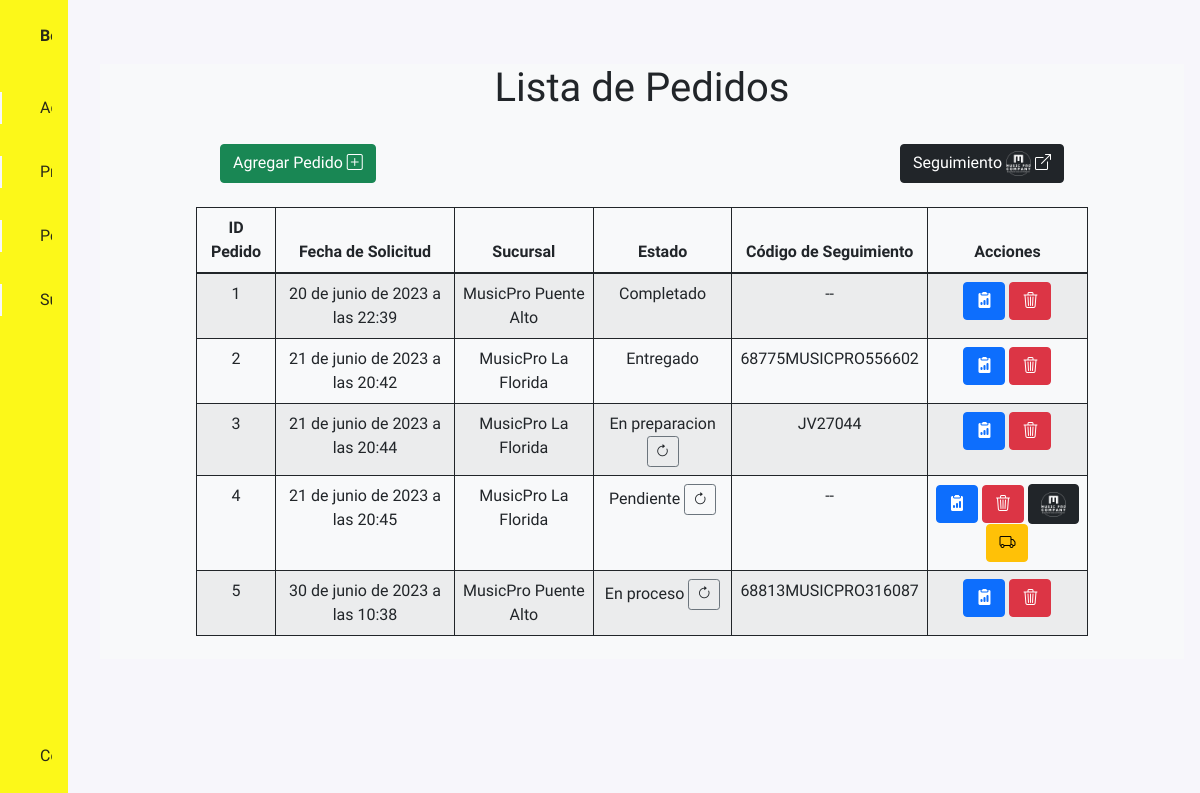
/bodega/pedidos/ (signed in), run on an earlier commit of the app's database.
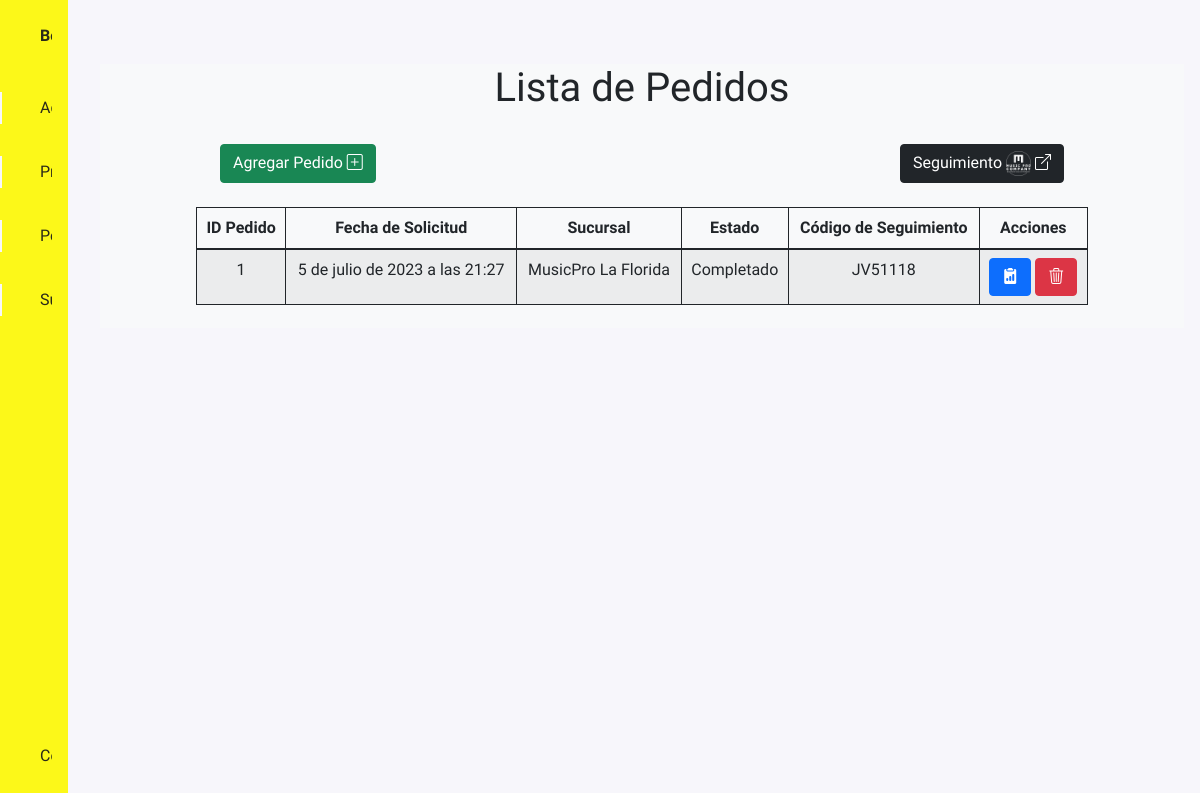
And on a later commit of the database.
### bodega/models.py (models this page shows, shortened)
class Pedido(models.Model):
    pend = "Pendiente"
    envi = "En reparto"
    compl = "Completado"
    id_pedido = models.PositiveIntegerField(primary_key=True, unique=True)
    fecha_pedido = models.DateTimeField(verbose_name='Fecha del Pedido', auto_now_add=True)
    sucursal = models.ForeignKey(Sucursal, on_delete= models.CASCADE, null=False)
    productos = models.ManyToManyField(Producto, through='DetallePedido')
    estado = models.CharField(max_length=10, verbose_name='Estado', default=pend, null=False)
    codigo_seguimiento = models.CharField(max_length=16, verbose_name="Código de Seguimiento", default=pend)
    total = models.DecimalField(max_digits=14, decimal_places=2, default=0, verbose_name='Total del Pedido')
    class Meta:
        verbose_name='pedido'
        verbose_name_plural='pedidos'
        ordering=['id_pedido']

class Sucursal(models.Model):
    id_sucursal = models.PositiveIntegerField(primary_key=True, verbose_name='ID Sucursal', unique=True)
    nombre = models.CharField(verbose_name='Nombre', null=False, max_length=150)
    direccion = models.CharField(verbose_name='Dirección', null=False, max_length=120)
    correo = models.EmailField(verbose_name='Correo', default="quetransitamen@gmail.com")
    token = models.CharField(verbose_name="Token", max_length=12, unique=True, default='secret')
    class Meta:
        verbose_name='sucursal'
        verbose_name_plural='sucursales'
        ordering=['id_sucursal']
    def __str__(self):
        return self.nombre

### bodega/views.py (the view)
# urls.py: path('bodega/pedidos/', pedidos_list, name="pedidos_list"),
@login_required
def pedidos_list(request):
    context = {'pedidos' : Pedido.objects.all()}
    return render(request, 'core/pedido/pedidos.html', context)

### bodega/templates/core/pedido/pedidos.html (shortened to what this page needs)
{% extends 'core/base.html' %}
{% load static %}
{% block content %}
<div class="container">
    <div class="row text-center my-4 mx-5">
        <h1>Lista de Pedidos</h1>
        <div class="col-lg-12 pedido">
            <div class="">
                <div class="d-flex justify-content-between my-4 mx-5">
                    <a href="{% url 'pedidos_new' %}" class="btn btn-success">
                        Agregar Pedido <i class="bi bi-plus-square"></i>
                    </a>
                    <a href="https://musicpro.bemtorres.win/transporte" target="_blank" class="btn btn-dark">
                        Seguimiento <img src="{% static 'core/img/musicpro.png' %}" alt="MusicPro"
                            style="height: 25px; width: 25px;"> <i class="bi bi-box-arrow-up-right"></i>
                    </a>
                </div>
            </div>
            <div class="container-fluid table-wrapper">
                <table id="table" class="table table-hover table-bordered border-dark table-striped">
                    <thead>
                        <tr>
                            <th scope="col" class="fw-bold">ID Pedido</th>
                            <th scope="col" class="fw-bold">Fecha de Solicitud</th>
                            <th scope="col" class="fw-bold">Sucursal</th>
                            <th scope="col" class="fw-bold">Estado</th>
                            <th scope="col" class="fw-bold">Código de Seguimiento</th>
                            <th scope="col" class="fw-bold">Acciones</th>
                        </tr>
                    </thead>
                    <tbody>
                        {% for p in pedidos %}
                        <tr>
                            <td>{{p.id_pedido}}</td>
                            <td>{{p.fecha_pedido}}</td>
                            <td>{{p.sucursal}}</td>
                            <td>
                                {{p.estado}}
                                {% if "Completado" not in p.estado and "Entregado" not in p.estado %}
                                <a id="btnActualizar" class="btn btn-outline-secondary btn-sm"
                                    href="/bodega/pedidos/{{p.id_pedido}}/actualizar" data-bs-toggle="tooltip"
                                    data-bs-title="Actualizar estado">
                                    <i class="bi bi-arrow-clockwise text-dark"></i>
                                </a>
                                {% endif %}
                            </td>
                            <td>
                                {% if p.codigo_seguimiento is None %}
                                <p>--</p>
                                {% else %}
                                {{p.codigo_seguimiento}}
                                {% endif %}
                            </td>
                            <td>
                                <a class="btn btn-primary" href="/bodega/pedidos/{{p.id_pedido}}"
                                    data-bs-toggle="tooltip" data-bs-title="Detalles del pedido">
                                    <i class="bi bi-clipboard2-data-fill"></i>
                                </a>
                                <a class="btn btn-danger" href="/bodega/pedidos/{{p.id_pedido}}/delete"
                                    data-bs-toggle="tooltip" data-bs-title="Eliminar pedido">
                                    <i class="bi bi-trash3"></i>
                                </a>
                                {% if "Pendiente" in p.estado %}
                                <a id="btnSolicitud" class="btn btn-dark"
                                    href="/bodega/pedidos/{{p.id_pedido}}/solicitud/1" data-bs-toggle="tooltip"
                                    data-bs-title="Solicitar transporte a MusicPro">
                                    <img src="{% static 'core/img/musicpro.png' %}" alt="MusicPro"
                                        style="height: 25px; width: 25px;">
                                </a>
                                <a id="btnSolicitud" class="btn btn-warning"
                                    href="/bodega/pedidos/{{p.id_pedido}}/solicitud/2" data-bs-toggle="tooltip"
                                    data-bs-title="Solicitar transporte a GranJVCorp">
                                    <i class="bi bi-truck"></i>
                                </a>
                                {% endif %}
                            </td>
                        </tr>
                        {% empty %}
                        <tr>
                            <td class="text-center fw-bold" colspan="8">No hay pedidos registrados.</td>
                        </tr>
                        {% endfor %}
                    </tbody>
                </table>
            </div>
        </div>
    </div>
</div>
{% endblock %}

### bodega/templates/core/base.html (shortened to what this page needs)
<!DOCTYPE html>
<html lang="es">
<head>
  {% load static %}
  <link href="https://cdn.jsdelivr.net/npm/bootstrap@5.1.3/dist/css/bootstrap.min.css" rel="stylesheet"
>
  <link rel="stylesheet" href="https://cdn.jsdelivr.net/npm/bootstrap-icons@1.8.2/font/bootstrap-icons.css">
  <link rel="stylesheet" href="{% static 'core/css/styles.css' %}">
  <link rel="stylesheet" href="https://cdn.jsdelivr.net/npm/boxicons@latest/css/boxicons.min.css">
  <link rel="stylesheet" href="{% static 'core/css/styles.css' %}" type="text/css">
</head>
<body id="body-pd">
  <header class="header" id="header">
  </header>
  <div class="l-navbar" id="nav-bar">
    <nav class="nav">
      <div> <a href="{% url 'index' %}" class="nav_logo">  <span class="nav_logo-name">Bodega
            Central</span> </a>
        <div class="nav_list">
          <a href="{% url 'admin_view' %}" class="nav_link active">  <span
            class="nav_name">Administrador</span></a>
          <a href="{% url 'productos_list' %}" class="nav_link active">  <span
              class="nav_name">Productos</span></a>
          <a href="{% url 'pedidos_list' %}" class="nav_link active">  <span
            class="nav_name">Pedidos</span></a>
          <a href="{% url 'sucursal_list' %}" class="nav_link active">  <span
            class="nav_name">Sucursales</span></a>
        </div>
      </div>
      <a href="{% url 'logout' %}" class="nav_link" id="logout"> <span
        class="nav_name">Cerrar Sesión</span></a>
    </nav>
  </div>
  <div class="bg-light">
    {% block content %}{% endblock %}
</body>
</html>

### bodega/static/core/css/styles.css (style rules this page uses)
:root { --header-height: 3rem; --nav-width: 68px; --first-color: #fcf819; --first-color-light: #AFA5D9; --white-color: #F7F6FB; --body-font: 'Nunito', sans-serif; --normal-font-size: 1rem; --z-fixed: 100 }
body { background-color: #F7F6FB; position: relative; margin: var(--header-height) 0 0 0; padding: 0 1rem; font-family: var(--body-font); font-size: var(--normal-font-size); transition: .5s }
a { text-decoration: none }
.header { width: 100%; height: var(--header-height); position: fixed; top: 0; left: 0; display: flex; align-items: center; justify-content: space-between; padding: 0 1rem; z-index: var(--z-fixed); transition: .5s }
.l-navbar { position: fixed; top: 0; left: -30%; width: var(--nav-width); height: 100vh; background-color: var(--first-color); padding: .5rem 1rem 0 0; transition: .5s; z-index: var(--z-fixed) }
.nav { height: 100%; display: flex; flex-direction: column; justify-content: space-between; overflow: hidden }
.nav_logo, .nav_link { display: grid; grid-template-columns: max-content max-content; align-items: center; column-gap: 1rem; padding: .5rem 0 .5rem 1.5rem }
.nav_logo { margin-bottom: 2rem }
.nav_logo-name { color: #292919; font-weight: 700 }
.nav_link { position: relative; color: #292919; margin-bottom: 1.5rem; transition: .3s }
#logout.nav_link { position: bottom; color: #292919; margin-bottom: 1.5rem; transition: .3s }
.active { color: #292919 }
.active::before { content: ''; position: absolute; left: 0; width: 2px; height: 32px; background-color: var(--white-color) }
.container-fluid { max-height: clamp(40vh); overflow: auto; }
@media screen and (min-width: 768px) { body { margin: calc(var(--header-height) + 1rem) 0 0 0; padding-left: calc(var(--nav-width) + 2rem) } }
@media screen and (min-width: 768px) { .header { height: calc(var(--header-height) + 1rem); padding: 0 2rem 0 calc(var(--nav-width) + 2rem) } }
@media screen and (min-width: 768px) { .l-navbar { left: 0; padding: 1rem 1rem 0 0 } }
.table-wrapper { max-height: 500px; overflow: auto; display:inline-block; }

What changed in the data, as far as the page shows it:
removed Pedido: id_pedido "2", fecha_pedido "21 de junio de 2023 a las 20:42", sucursal "MusicPro La Florida", estado "Entregado", codigo_seguimiento "68775MUSICPRO556602"
removed Pedido: id_pedido "3", fecha_pedido "21 de junio de 2023 a las 20:44", sucursal "MusicPro La Florida", estado "En preparacion", codigo_seguimiento "JV27044"
removed Pedido: id_pedido "4", fecha_pedido "21 de junio de 2023 a las 20:45", sucursal "MusicPro La Florida", estado "Pendiente"
removed Pedido: id_pedido "5", fecha_pedido "30 de junio de 2023 a las 10:38", sucursal "MusicPro Puente Alto", estado "En proceso", codigo_seguimiento "68813MUSICPRO316087"
changed Pedido "Completado": fecha_pedido "20 de junio de 2023 a las 22:39" → "5 de julio de 2023 a las 21:27"; sucursal "MusicPro Puente Alto" → "MusicPro La Florida"; codigo_seguimiento (not shown) → "JV51118"; no longer shows "--"
